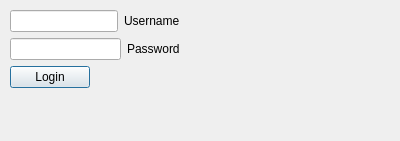
<?xml version="1.0" encoding="UTF-8"?>
<ui version="4.0">
 <class>Login</class>
 <widget class="QDialog" name="Login">
  <property name="geometry">
   <rect>
    <x>0</x>
    <y>0</y>
    <width>400</width>
    <height>141</height>
   </rect>
  </property>
  <property name="windowTitle">
   <string>Dialog</string>
  </property>
  <widget class="QWidget" name="">
   <property name="geometry">
    <rect>
     <x>10</x>
     <y>10</y>
     <width>381</width>
     <height>121</height>
    </rect>
   </property>
   <layout class="QFormLayout" name="formLayout">
    <item row="0" column="0">
     <layout class="QVBoxLayout" name="verticalLayout">
      <item>
       <layout class="QHBoxLayout" name="horizontalLayout">
        <item>
         <widget class="QLineEdit" name="UsernameInput"/>
        </item>
        <item>
         <widget class="QLabel" name="label">
          <property name="text">
           <string>Username</string>
          </property>
         </widget>
        </item>
       </layout>
      </item>
      <item>
       <layout class="QHBoxLayout" name="horizontalLayout_2">
        <item>
         <widget class="QLineEdit" name="PasswordInput"/>
        </item>
        <item>
         <widget class="QLabel" name="label_2">
          <property name="text">
           <string>Password</string>
          </property>
         </widget>
        </item>
       </layout>
      </item>
     </layout>
    </item>
    <item row="1" column="0">
     <widget class="QPushButton" name="Login_2">
      <property name="text">
       <string>Login</string>
      </property>
     </widget>
    </item>
   </layout>
  </widget>
 </widget>
 <resources/>
 <connections/>
</ui>
